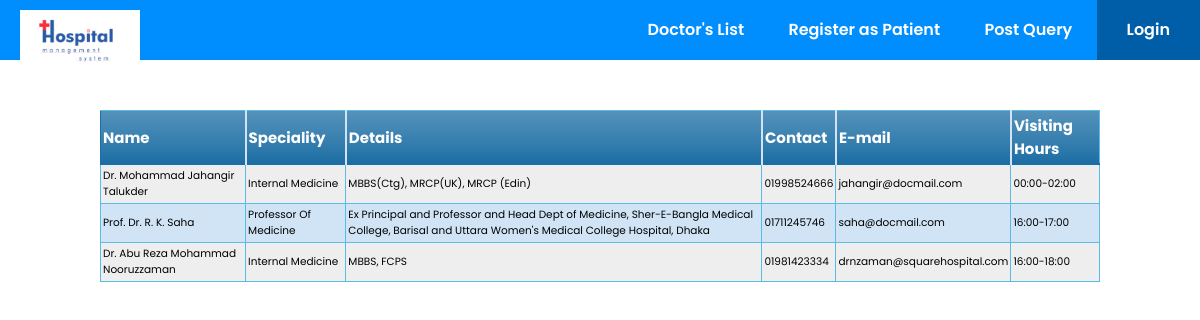
The app's page /doclist.php with its own data.
### tables this page shows
CREATE TABLE `doctor` (
  `id` int(5) NOT NULL,
  `username` varchar(50) NOT NULL,
  `Name` varchar(50) NOT NULL,
  `password` varchar(200) NOT NULL,
  `phone` varchar(15) NOT NULL,
  `Address` text NOT NULL,
  `hireDate` date NOT NULL,
  `resignDate` date DEFAULT NULL,
  `visitingHour` varchar(20) NOT NULL,
  `email` varchar(50) NOT NULL,
  `Speciality` varchar(50) NOT NULL,
  `Details` text DEFAULT NULL
);

### doclist.php (the view, shortened to what this page needs)
<?php
require "includes/db_connect.inc.php";
$sql_table = "Select Name,phone,visitingHour,email,speciality,details from doctor ORDER BY hireDate DESC";
$result = mysqli_query($conn, $sql_table);
?>
<!DOCTYPE html>
<html lang="en">
<head>
<link rel="stylesheet" type="text/css" href="StyleSheet/topNav.css">
<link rel="stylesheet" type="text/css" href="StyleSheet/footer.css">
<link rel="stylesheet" type="text/css" href="StyleSheet/common.css">
<link rel="stylesheet" type="text/css" href="StyleSheet/table.css">
</head>
<body>
	<?php
		if(isset($_SESSION["userid"]) && isset($_SESSION["username"]))
		{
			include 'includes/homeTopNavIfLoggedIn.php';
		}
		else
		{
			include 'includes/homeTopNav.php';
		}
	?>
	<section class="common_container">
		<table style="margin-top: 50px" class="blueTable">
	            <thead>
	              <tr>
	                <th>Name</th>
	                <th>Speciality</th>
	                <th>Details</th>
	                <th>Contact</th>
	                <th>E-mail</th>
	                <th>Visiting Hours</th>
	              </tr>
	            </thead>
	            <tbody>
	              <?php while($row = mysqli_fetch_assoc($result)) { ?>
	              		<tr>
		                  <td><?php echo $row['Name']; ?></td>
		                  <td><?php echo $row['speciality']; ?></td>
		                  <td><?php echo $row['details'];?></td>
		                  <td><?php echo $row['phone']; ?></td>
		                  <td><?php echo $row['email']; ?></td>
		                  <td><?php echo $row['visitingHour']; ?></td>
	                	</tr>
	              	<?php } ?>
	            </tbody>
	          </table>
	</section>
</body>
</html>

### includes/homeTopNav.php
<div id="topNav">
		<a href="index.php"><img class="navLogo" src="skins/logo.png"></a>
		<div class="cont_navTab">
			<a class="navTab" href="doclist.php">Doctor's List</a>
			<a class="navTab" href="patient_register.php">Register as Patient</a>
			<a class="navTab" href="index.php#query">Post Query</a>
			<a class="navTab login_btn" href="login.php">Login</a>
		</div>
	</div>

### stylesheet/topNav.css (style rules this page uses)
#topNav { background-color: #008EFF; height: 60px; }
.navLogo { width: 120px; padding: 10px 0 0 20px; display: inline-block; }
.cont_navTab { display: inline-block; float: right; top: 17px; position: relative; }
.navTab { font-weight: 600; padding: 20px; text-decoration: none; color: white; }
.login_btn { background-color: #005EA8; padding: 19px 30px; }

### stylesheet/common.css (style rules this page uses)
* { margin: 0; padding: 0; }
body { font-family: 'Poppins', sans-serif; scroll-behavior: smooth; }
.common_container { width: 1000px; margin-left: 50%; transform: translate(-50%); }

### stylesheet/table.css (style rules this page uses)
table.blueTable { table-layout: auto ; width: 100% ; border: 1px solid #1C6EA4; background-color: #EEEEEE; text-align: left; border-collapse: collapse; }
table.blueTable td, table.blueTable th { border: 1px solid #5ABCE5; padding: 3px 2px; word-wrap: break-word; }
table.blueTable tbody td { font-size: 10.5px; }
table.blueTable tr:nth-child(even) { background: #D0E4F5; }
table.blueTable thead { background: #1C6EA4; background: -moz-linear-gradient(top, #5592bb 0%, #327cad 66%, #1C6EA4 100%); background: -webkit-linear-gradient(top, #5592bb 0%, #327cad 66%, #1C6EA4 100%); background: linear-gradient(to bottom, #5592bb 0%, #327cad 66%, #1C6EA4 100%); border-bottom: 2px solid #1C6EA4; }
table.blueTable thead th { font-size: 15px; font-weight: bold; color: #FFFFFF; border-left: 2px solid #D0E4F5; }
table.blueTable thead th:first-child { border-left: none; }

### records on screen
doctor: Name "Dr. Mohammad Jahangir Talukder", Speciality "Internal Medicine", Details "MBBS(Ctg), MRCP(UK), MRCP (Edin)", phone "01998524666", email "jahangir@docmail.com", visitingHour "00:00-02:00"
doctor: Name "Prof. Dr. R. K. Saha", Speciality "Professor Of Medicine", Details "Ex Principal and Professor and Head Dept of Medicine, Sher-E-Bangla Medical College, Barisal and Uttara Women's Medical College Hospital, Dhaka", phone "01711245746", email "saha@docmail.com", visitingHour "16:00-17:00"
doctor: Name "Dr. Abu Reza Mohammad Nooruzzaman", Speciality "Internal Medicine", Details "MBBS, FCPS", phone "01981423334", email "drnzaman@squarehospital.com", visitingHour "16:00-18:00"
